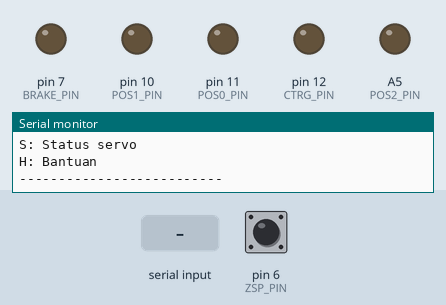
Bench run of a sketch on a simulated Arduino Uno, built with avr-gcc and run on an emulated ATmega328P. Parts: output pins drawn as LEDs (lit = HIGH), the last lines printed to the serial monitor. The test bench sets the inputs (shaded band); at power-on: pin 6 (ZSP_PIN) HIGH.

Above: at 1.2 s.
1.3 s: "2\n" received over Serial
At 2.5 s:
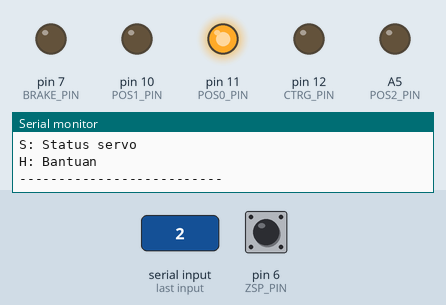
3.1 s: "90,45\n" received over Serial
At 5.0 s:
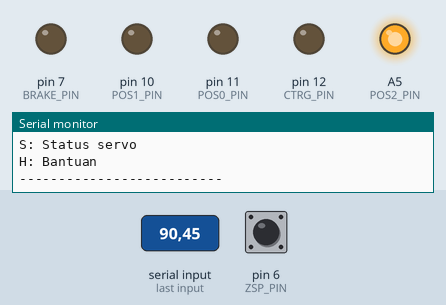
6.1 s: byte 49 ('1') received over Serial
At 6.32 s:
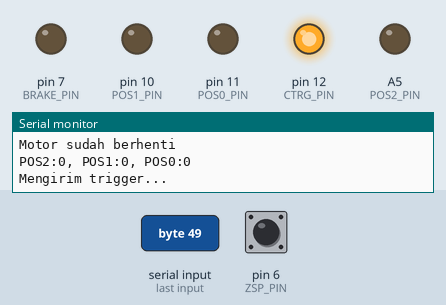
7.9 s: byte 51 ('3') received over Serial
At 8.8 s:
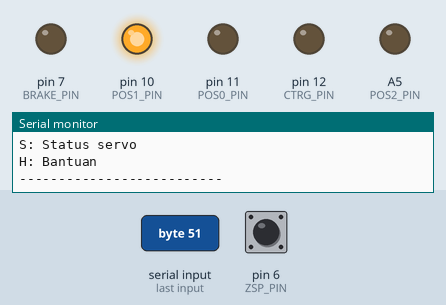
9.7 s: byte 54 ('6') received over Serial
At 11.2 s:
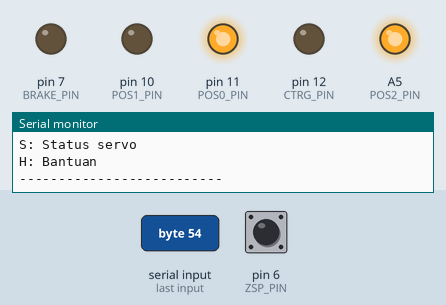
11.5 s: byte 55 ('7') received over Serial
At 12.7 s:
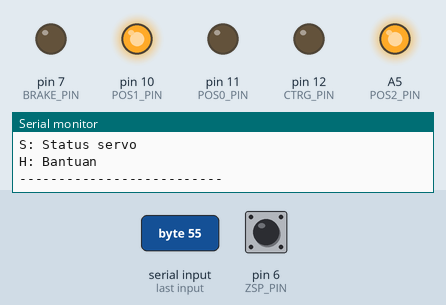
Timing chart, 0 to 14.3 s (numbered marks = the images above; inputs shaded):
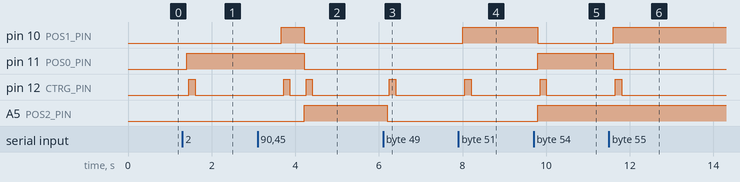

The sketch:

TestingACServo.ino
```cpp
/*
 * P100S AC Servo Drive Controller (Minimal)
 *
 * Koneksi:
 * - Arduino Pin 2 -> CTRG (DI1) - Trigger
 * - Arduino Pin 3 -> POS0 (DI2) - Bit 0 pemilihan posisi
 * - Arduino Pin 4 -> POS1 (DI3) - Bit 1 pemilihan posisi
 * - Arduino Pin 5 -> POS2 (DI4) - Bit 2 pemilihan posisi
 * - Arduino Pin 6 <- ZSP  (DO4) - Zero Speed Signal
 *
 * Parameter servo drive:
 * - PA4=0, PA14=3, P3-0=28, P3-1=29, P3-2=30, P3-3=31, P3-23=4, P4-0=0, P4-1=0
 */

// Definisi pin
const int CTRG_PIN = 12;
const int POS0_PIN = 11;
const int POS1_PIN = 10;
const int POS2_PIN = A5;
const int ZSP_PIN = 6;
const int BRAKE_PIN = 7;

// Konstanta
const int TRIGGER_PULSE = 100;  // ms - durasi pulsa trigger
const int MAX_TIMEOUT = 10000;  // ms - timeout menunggu motor berhenti

void setup() {
  pinMode(CTRG_PIN, OUTPUT);
  pinMode(POS0_PIN, OUTPUT);
  pinMode(POS1_PIN, OUTPUT);
  pinMode(POS2_PIN, OUTPUT);
  pinMode(BRAKE_PIN, OUTPUT);
  pinMode(ZSP_PIN, INPUT_PULLUP);

  digitalWrite(CTRG_PIN, LOW);
  digitalWrite(POS0_PIN, LOW);
  digitalWrite(POS1_PIN, LOW);
  digitalWrite(POS2_PIN, LOW);
  digitalWrite(BRAKE_PIN, LOW);  // relay

  Serial.begin(9600);
  Serial.println(F("\nP100S Servo Controller"));
  showMenu();
}

void loop() {
  if (Serial.available() > 0) {
    char command = Serial.read();
    if (command == '\n' || command == '\r') {
      return;
    }
    processCommand(command);
  }
}

void showMenu() {
  Serial.println(F("\n--------------------------"));
  Serial.println(F("1-8: Pilih posisi"));
  Serial.println(F("S: Status servo"));
  Serial.println(F("H: Bantuan"));
  Serial.println(F("--------------------------"));
}

void processCommand(char command) {
  switch (command) {
    case '1':
    case '2':
    case '3':
    case '4':
    case '5':
    case '6':
    case '7':
    case '8':
      moveToPosition(command - '0');
      break;
    case 's':
    case 'S':
      checkStatus();
      showMenu();
      break;
    case 'h':
    case 'H':
    case '?':
      showHelp();
      showMenu();
      break;
    default:
      Serial.println(F("Perintah tidak dikenal. Tekan 'H' untuk bantuan."));
      showMenu();
      break;
  }
}

void moveToPosition(int position) {
  if (position < 1 || position > 8) {
    Serial.println(F("Posisi tidak valid. Harus antara 1-8."));
    return;
  }

  Serial.print(F("\nBergerak ke posisi "));
  Serial.println(position);

  if (!waitForMotorStop()) {
    Serial.println(F("Motor tidak berhenti dalam waktu yang ditentukan."));
    showMenu();
    return;
  }

  // Konversi posisi (1-8) ke kode biner 3-bit (000-111)
  int posValue = position - 1;

  digitalWrite(POS0_PIN, posValue & 0x01);
  digitalWrite(POS1_PIN, (posValue >> 1) & 0x01);
  digitalWrite(POS2_PIN, (posValue >> 2) & 0x01);

  Serial.print(F("POS2:"));
  Serial.print(digitalRead(POS2_PIN));
  Serial.print(F(", POS1:"));
  Serial.print(digitalRead(POS1_PIN));
  Serial.print(F(", POS0:"));
  Serial.println(digitalRead(POS0_PIN));

  delay(50);

  Serial.println(F("Mengirim trigger..."));

  // for (int i = 0; i < 4; i++) {
  //   digitalWrite(CTRG_PIN, HIGH);
  //   delay(TRIGGER_PULSE);
  //   digitalWrite(CTRG_PIN, LOW);
  //   delay(TRIGGER_PULSE / 2);
  // }

  // digitalWrite(CTRG_PIN, HIGH);
  // delay(3000);
  // digitalWrite(CTRG_PIN, LOW);

  digitalWrite(CTRG_PIN, HIGH);
  delay(150);
  digitalWrite(CTRG_PIN, LOW);

  Serial.println(F("Motor bergerak..."));

  if (waitForMotorStop()) {
    Serial.println(F("Pergerakan selesai!"));
  } else {
    Serial.println(F("Timeout! Motor mungkin masih bergerak."));
  }

  showMenu();
}

bool waitForMotorStop() {
  Serial.println(F("Menunggu motor berhenti..."));

  unsigned long startTime = millis();
  delay(100);

  if (digitalRead(ZSP_PIN) == HIGH) {
    Serial.println(F("Motor sudah berhenti"));
    return true;
  }

  while (digitalRead(ZSP_PIN) != HIGH) {
    delay(100);

    if ((millis() - startTime) % 1000 < 100) {
      Serial.print(F("."));
    }

    if (millis() - startTime > MAX_TIMEOUT) {
      Serial.println(F("\nTimeout menunggu motor berhenti!"));
      return false;
    }

    if (Serial.available() > 0) {
      char c = Serial.read();
      if (c == 'x' || c == 'X') {
        Serial.println(F("\nDibatalkan oleh pengguna!"));
        return false;
      }
    }
  }

  Serial.println(F("\nMotor telah berhenti"));
  return true;
}

void checkStatus() {
  Serial.println(F("\n--- STATUS SERVO ---"));

  bool isZeroSpeed = digitalRead(ZSP_PIN) == HIGH;
  Serial.print(F("Kecepatan Nol (ZSP): "));
  Serial.println(isZeroSpeed ? F("YA (motor diam)") : F("TIDAK (motor bergerak)"));

  Serial.println(F("\nStatus Pin:"));
  Serial.print(F("CTRG: "));
  Serial.println(digitalRead(CTRG_PIN) == HIGH ? F("HIGH") : F("LOW"));
  Serial.print(F("POS0: "));
  Serial.println(digitalRead(POS0_PIN) == HIGH ? F("HIGH") : F("LOW"));
  Serial.print(F("POS1: "));
  Serial.println(digitalRead(POS1_PIN) == HIGH ? F("HIGH") : F("LOW"));
  Serial.print(F("POS2: "));
  Serial.println(digitalRead(POS2_PIN) == HIGH ? F("HIGH") : F("LOW"));
  Serial.print(F("ZSP : "));
  Serial.println(digitalRead(ZSP_PIN) == HIGH ? F("HIGH") : F("LOW"));
}

void showHelp() {
  Serial.println(F("\n--- BANTUAN ---"));
  Serial.println(F("1-8: Bergerak ke posisi 1-8"));
  Serial.println(F("S: Status servo"));
  Serial.println(F("X: Batalkan (saat motor bergerak)"));

  Serial.println(F("\nParameter P100S: PA4=0, PA14=3, P3-0=28, P3-1=29, P3-2=30, P3-3=31, P3-23=4"));

  Serial.println(F("\nPin: 2->CTRG, 3->POS0, 4->POS1, 5->POS2, 6<-ZSP"));
}
```

Measured:
- after the input at 1.3 s, pin 11 (POS0_PIN): LOW → HIGH after 0.10 s; pin 12 (CTRG_PIN): LOW → HIGH after 0.15 s, → LOW 0.15 s later
- after the input at 3.1 s, pin 10 (POS1_PIN): LOW → HIGH after 0.57 s, → LOW 0.54 s later; pin 11 (POS0_PIN): HIGH → LOW after 1.1 s; pin 12 (CTRG_PIN): alternates HIGH for 0.15 s and LOW for 0.39 s, 4 changes in all, then stays LOW, starting after 0.62 s; A5 (POS2_PIN): LOW → HIGH after 1.1 s
- after the input at 6.1 s, pin 12 (CTRG_PIN): LOW → HIGH after 0.15 s, → LOW 0.15 s later; A5 (POS2_PIN): HIGH → LOW after 0.10 s
- after the input at 7.9 s, pin 10 (POS1_PIN): LOW → HIGH after 0.10 s; pin 12 (CTRG_PIN): LOW → HIGH after 0.15 s, → LOW 0.15 s later
- after the input at 9.7 s, pin 10 (POS1_PIN): HIGH → LOW after 0.10 s; pin 11 (POS0_PIN), A5 (POS2_PIN): LOW → HIGH after 0.10 s; pin 12 (CTRG_PIN): LOW → HIGH after 0.15 s, → LOW 0.15 s later
- after the input at 11.5 s, pin 10 (POS1_PIN): LOW → HIGH after 0.10 s; pin 11 (POS0_PIN): HIGH → LOW after 0.10 s; pin 12 (CTRG_PIN): LOW → HIGH after 0.15 s, → LOW 0.15 s later
